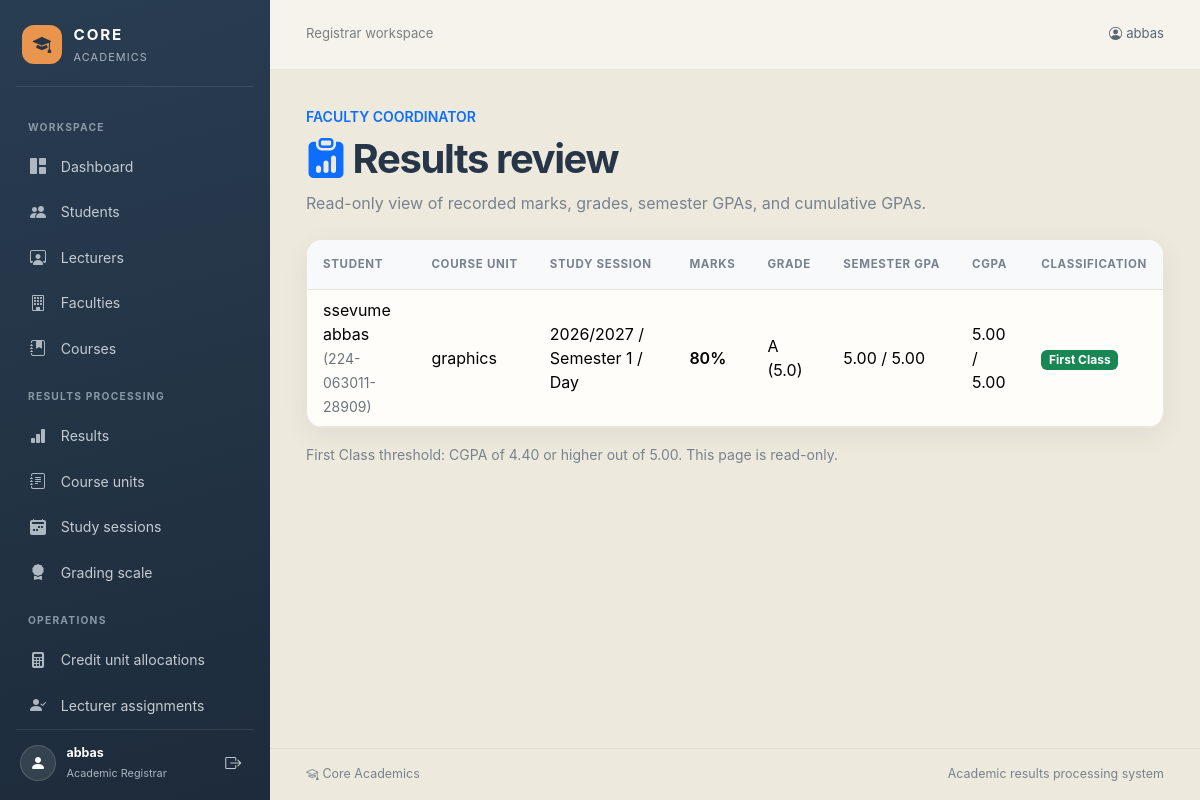
The app's page /academics/coordinator/ (signed in) with its own data.
### academics/models.py (models this page shows, shortened)
class Result(models.Model):
    result_id = models.AutoField(primary_key=True, db_column='ResultId')
    student = models.ForeignKey(
        Student,
        on_delete=models.PROTECT,
        db_column='StudentId',
        related_name='results',
    )
    unit = models.ForeignKey(
        CourseUnit,
        on_delete=models.PROTECT,
        db_column='UnitCode',
        related_name='results',
    )
    session = models.ForeignKey(
        StudySession,
        on_delete=models.PROTECT,
        db_column='SessionId',
        related_name='results',
    )
    entered_by = models.ForeignKey(
        Lecturer,
        on_delete=models.SET_NULL,
        null=True,
        blank=True,
        related_name='entered_results',
    )
    marks = models.IntegerField(db_column='Marks')
    class Meta:
        db_table = 'RESULTS'
        constraints = [
            models.UniqueConstraint(
                fields=('student', 'unit', 'session'),
                name='uniq_result_stu_unit_sess',
            ),
            models.CheckConstraint(
                condition=Q(marks__gte=0, marks__lte=100),
                name='result_marks_0_100',
            ),
        ]

class Student(models.Model):
    class Gender(models.TextChoices):
        MALE = 'M', 'Male'
        FEMALE = 'F', 'Female'
    student_id = models.AutoField(primary_key=True, db_column='StudentId')
    reg_no = models.CharField(max_length=30, db_column='Reg_No')
    student_name = models.CharField(max_length=50, db_column='StudentName')
    gender = models.CharField(max_length=1, choices=Gender.choices, db_column='Gender')
    contact = models.CharField(max_length=10, db_column='Contact')
    course = models.ForeignKey(
        Course,
        on_delete=models.PROTECT,
        db_column='CourseCode',
        related_name='students',
    )
    faculty = models.ForeignKey(
        Faculty,
        on_delete=models.PROTECT,
        related_name='students',
    )
    date_of_birth = models.DateField(null=True, blank=True, db_column='DATE_OF_BIRTH')
    class Meta:
        db_table = 'STUDENT'

class CourseUnit(models.Model):
    class Semester(models.TextChoices):
        ONE = '1', 'Semester 1'
        TWO = '2', 'Semester 2'
    course = models.ForeignKey(
        Course,
        on_delete=models.PROTECT,
        null=True,
        related_name='course_units',
    )
    unit_code = models.AutoField(primary_key=True, db_column='UnitCode')
    unit_name = models.CharField(max_length=30, db_column='UnitName')
    academic_year = models.CharField(max_length=9, db_column='AcademicYear')
    semester = models.CharField(max_length=1, choices=Semester.choices, db_column='Semester')
    lecturers = models.ManyToManyField(
        'Lecturer',
        through='UnitAssignment',
        related_name='course_units',
        blank=True,
    )
    class Meta:
        db_table = 'COURSEUNIT'

class StudySession(models.Model):
    class Semester(models.TextChoices):
        ONE = '1', 'Semester 1'
        TWO = '2', 'Semester 2'
    class Status(models.TextChoices):
        ONGOING = 'Ongoing', 'Ongoing'
        COMPLETED = 'Completed', 'Completed'
    class Period(models.TextChoices):
        DAY = 'Day', 'Day'
        EVENING = 'Evening', 'Evening'
    session_id = models.AutoField(primary_key=True, db_column='SessionId')
    academic_year = models.CharField(max_length=10, db_column='Academic_Year')
    semester = models.CharField(max_length=1, choices=Semester.choices, db_column='Semester')
    study_period = models.CharField(
        max_length=7,
        choices=Period.choices,
        default=Period.DAY,
    )
    status = models.CharField(max_length=9, choices=Status.choices, db_column='Status')
    class Meta:
        db_table = 'STUDYSESSION'

class Grading(models.Model):
    grade_id = models.AutoField(primary_key=True, db_column='GradeId')
    min_marks = models.IntegerField(db_column='Min_Marks')
    max_marks = models.IntegerField(db_column='Max_Marks')
    grade_symbol = models.CharField(max_length=2, db_column='Grade_Symbol')
    grade_points = models.DecimalField(
        max_digits=3,
        decimal_places=1,
        db_column='Grade_Points',
    )
    class Meta:
        db_table = 'GRADING'

### academics/views.py (the view)
# urls.py: path('coordinator/', views.coordinator_dashboard, name='coordinator-dashboard'),
@coordinator_required
def coordinator_dashboard(request):
    results = (
        models.Result.objects.select_related(
            'student',
            'unit',
            'unit__credit_allocation',
            'session',
        )
        .order_by(
            '-session__academic_year',
            'session__semester',
            'student__student_name',
        )
    )
    result_rows = []
    student_cgpas = {}
    student_semester_gpas = {}
    grades_by_marks = {}
    for result in results:
        if result.student_id not in student_cgpas:
            student_cgpas[result.student_id] = calculate_cgpa(result.student)
        semester_key = (result.student_id, result.session_id)
        if semester_key not in student_semester_gpas:
            student_semester_gpas[semester_key] = calculate_semester_gpa(
                result.student,
                result.session,
            )
        if result.marks not in grades_by_marks:
            grades_by_marks[result.marks] = get_grade_for_marks(result.marks)
        cgpa = student_cgpas[result.student_id]
        result_rows.append(
            {
                'result': result,
                'grade': grades_by_marks[result.marks],
                'semester_gpa': student_semester_gpas[semester_key],
                'cgpa': cgpa,
                'first_class': is_first_class(cgpa),
            }
        )
    return render(
        request,
        'academics/coordinator_dashboard.html',
        {'result_rows': result_rows},
    )

### academics/templates/academics/coordinator_dashboard.html (shortened to what this page needs)
{% extends "academics/base.html" %}
{% block content %}
<div class="mb-4">
    <p class="text-uppercase small fw-semibold text-primary mb-2">Faculty Coordinator</p>
    <h1 class="page-heading display-6 mb-2"><i class="bi bi-clipboard-data-fill me-2 text-primary" aria-hidden="true"></i>Results review</h1>
    <p class="page-subtitle mb-0">Read-only view of recorded marks, grades, semester GPAs, and cumulative GPAs.</p>
</div>
<div class="surface overflow-hidden">
    <div class="table-responsive">
        <table class="table table-hover align-middle mb-0">
            <thead class="table-light">
                <tr>
                    <th class="px-3 py-3">Student</th>
                    <th class="px-3 py-3">Course unit</th>
                    <th class="px-3 py-3">Study session</th>
                    <th class="px-3 py-3">Marks</th>
                    <th class="px-3 py-3">Grade</th>
                    <th class="px-3 py-3">Semester GPA</th>
                    <th class="px-3 py-3">CGPA</th>
                    <th class="px-3 py-3">Classification</th>
                </tr>
            </thead>
            <tbody>
                {% for row in result_rows %}
                    <tr>
                        <td class="px-3">{{ row.result.student.student_name }} <span class="text-secondary small">({{ row.result.student.reg_no }})</span></td>
                        <td class="px-3">{{ row.result.unit.unit_name }}</td>
                        <td class="px-3">{{ row.result.session.academic_year }} / Semester {{ row.result.session.semester }} / {{ row.result.session.study_period }}</td>
                        <td class="px-3 fw-semibold">{{ row.result.marks }}%</td>
                        <td class="px-3">{% if row.grade %}{{ row.grade.grade_symbol }} ({{ row.grade.grade_points }}){% else %}Not available{% endif %}</td>
                        <td class="px-3">{% if row.semester_gpa is not None %}{{ row.semester_gpa }} / 5.00{% else %}Not available{% endif %}</td>
                        <td class="px-3">{% if row.cgpa is not None %}{{ row.cgpa }} / 5.00{% else %}Not available{% endif %}</td>
                        <td class="px-3">
                            {% if row.cgpa is None %}
                                <span class="badge text-bg-light">Pending</span>
                            {% elif row.first_class %}
                                <span class="badge text-bg-success">First Class</span>
                            {% else %}
                                <span class="badge text-bg-secondary">Other</span>
                            {% endif %}
                        </td>
                    </tr>
                {% empty %}
                    <tr><td class="px-3 py-4 text-secondary" colspan="8">There are no results to review yet.</td></tr>
                {% endfor %}
            </tbody>
        </table>
    </div>
</div>
<p class="page-subtitle small mt-3">First Class threshold: CGPA of 4.40 or higher out of 5.00. This page is read-only.</p>
{% endblock %}

### academics/templates/academics/base.html (shortened to what this page needs)
{% load static %}
<!doctype html>
<html lang="en">
<head>
    <link href="https://cdn.jsdelivr.net/npm/bootstrap@5.3.8/dist/css/bootstrap.min.css" rel="stylesheet">
    <link rel="stylesheet" href="https://cdn.jsdelivr.net/npm/bootstrap-icons@1.11.3/font/bootstrap-icons.min.css">
    <link rel="stylesheet" href="{% static 'academics/css/app.css' %}">
</head>
<body>
<div class="app-layout">
    {% if user.is_authenticated %}
        <aside class="app-sidebar offcanvas-lg offcanvas-start" tabindex="-1" id="appSidebar" aria-labelledby="appSidebarLabel">
            <div class="sidebar-heading">
                <a class="sidebar-brand" href="{% url 'academics:index' %}" id="appSidebarLabel">
                    <span class="brand-mark"><i class="bi bi-mortarboard-fill" aria-hidden="true"></i></span>
                    <span><strong>CORE</strong><small>ACADEMICS</small></span>
                </a>
            </div>
            <nav class="sidebar-nav" aria-label="Main navigation">
                {% if is_academic_registrar %}
                    <span class="sidebar-section-label">WORKSPACE</span>
                    <a class="sidebar-link" href="{% url 'academics:index' %}"><i class="bi bi-grid-1x2-fill" aria-hidden="true"></i><span>Dashboard</span></a>
                    <a class="sidebar-link" href="{% url 'academics:model-list' 'students' %}"><i class="bi bi-people-fill" aria-hidden="true"></i><span>Students</span></a>
                    <a class="sidebar-link" href="{% url 'academics:model-list' 'lecturers' %}"><i class="bi bi-person-workspace" aria-hidden="true"></i><span>Lecturers</span></a>
                    <a class="sidebar-link" href="{% url 'academics:model-list' 'faculties' %}"><i class="bi bi-building" aria-hidden="true"></i><span>Faculties</span></a>
                    <a class="sidebar-link" href="{% url 'academics:model-list' 'courses' %}"><i class="bi bi-journal-bookmark-fill" aria-hidden="true"></i><span>Courses</span></a>
                    <span class="sidebar-section-label">RESULTS PROCESSING</span>
                    <a class="sidebar-link" href="{% url 'academics:model-list' 'results' %}"><i class="bi bi-bar-chart-fill" aria-hidden="true"></i><span>Results</span></a>
                    <a class="sidebar-link" href="{% url 'academics:model-list' 'course-units' %}"><i class="bi bi-journal-text" aria-hidden="true"></i><span>Course units</span></a>
                    <a class="sidebar-link" href="{% url 'academics:model-list' 'study-sessions' %}"><i class="bi bi-calendar2-week-fill" aria-hidden="true"></i><span>Study sessions</span></a>
                    <a class="sidebar-link" href="{% url 'academics:model-list' 'gradings' %}"><i class="bi bi-award-fill" aria-hidden="true"></i><span>Grading scale</span></a>
                    <span class="sidebar-section-label">OPERATIONS</span>
                    <a class="sidebar-link" href="{% url 'academics:model-list' 'unit-assignments' %}"><i class="bi bi-calculator-fill" aria-hidden="true"></i><span>Credit unit allocations</span></a>
                    <a class="sidebar-link" href="{% url 'academics:model-list' 'lecturer-assignments' %}"><i class="bi bi-person-check-fill" aria-hidden="true"></i><span>Lecturer assignments</span></a>
                {% endif %}
            </nav>
            <div class="sidebar-footer">
                <span class="sidebar-avatar"><i class="bi bi-person-fill" aria-hidden="true"></i></span>
                <span class="sidebar-user"><strong>{{ user.get_username }}</strong><small>{% if is_academic_registrar %}Academic Registrar{% elif is_lecturer %}Lecturer{% elif is_faculty_coordinator %}Faculty Coordinator{% else %}Staff account{% endif %}</small></span>
                <form method="post" action="{% url 'logout' %}">
                    <button class="sidebar-logout" type="submit" aria-label="Log out" title="Log out"><i class="bi bi-box-arrow-right" aria-hidden="true"></i></button>
                </form>
            </div>
        </aside>
    {% endif %}
    <div class="app-main-panel">
        <header class="app-topbar">
            <div class="d-flex align-items-center gap-3">
                <span class="topbar-context">{% block page_context %}{% if is_academic_registrar %}Registrar workspace{% elif is_lecturer %}Lecturer workspace{% elif is_faculty_coordinator %}Coordinator workspace{% else %}Academic results processing{% endif %}{% endblock %}</span>
            </div>
            <div class="d-flex align-items-center gap-3">
                {% if user.is_authenticated %}
                    <span class="topbar-user"><i class="bi bi-person-circle me-1" aria-hidden="true"></i>{{ user.get_username }}</span>
                {% else %}
                    <a class="btn btn-sm btn-primary" href="{% url 'login' %}">Sign in</a>
                {% endif %}
            </div>
        </header>
        <main class="app-main">
            {% block content %}{% endblock %}
        </main>
        <footer class="app-footer">
            <span><i class="bi bi-mortarboard me-1" aria-hidden="true"></i>Core Academics</span>
            <span>Academic results processing system</span>
        </footer>
    </div>
</div>
</body>
</html>

### records on screen
Result: result.student.student_name "ssevume abbas", result.student.reg_no "224-063011-28909", result.unit.unit_name "graphics", result.session.academic_year "2026/2027", result.session.semester "1", result.session.study_period "Day", result.marks "80", grade.grade_symbol "A", grade.grade_points "5.0", semester_gpa "5.00", cgpa "5.00"

### other values on screen
{{ user.get_username }} "abbas"
